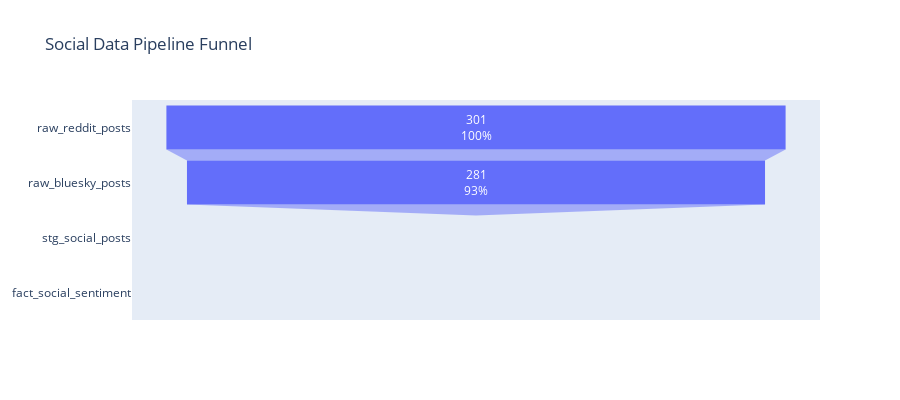

Notebook code cell kept with this figure:
### Code cell
# Visualize pipeline funnel
fig = go.Figure(
    go.Funnel(
        y=pipeline_counts["stage"],
        x=pipeline_counts["row_count"],
        textinfo="value+percent initial",
    )
)
fig.update_layout(title="Social Data Pipeline Funnel", height=400)
fig.show()

### Figure 1 — Plotly figure (JSON) as saved in the notebook; plotly's stock layout.template omitted (floating-point values rounded to 4 significant figures)
{"data": [{"textinfo": "value+percent initial", "type": "funnel", "x": [301, 281, 0, 0], "y": ["raw_reddit_posts", "raw_bluesky_posts", "stg_social_posts", "fact_social_sentiment"]}], "layout": {"height": 400, "title": {"text": "Social Data Pipeline Funnel"}}}
